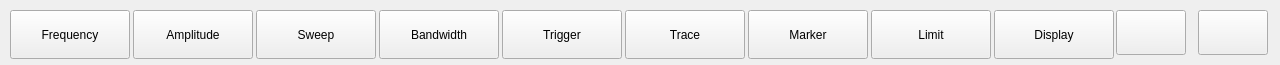
  <widget class="QWidget" name="topButtonBar" native="true">
   <property name="geometry">
    <rect>
     <x>0</x>
     <y>0</y>
     <width>1280</width>
     <height>65</height>
    </rect>
   </property>
   <property name="minimumSize">
    <size>
     <width>0</width>
     <height>0</height>
    </size>
   </property>
   <property name="maximumSize">
    <size>
     <width>16777215</width>
     <height>16777215</height>
    </size>
   </property>
   <property name="styleSheet">
    <string notr="true"/>
   </property>
   <widget class="QPushButton" name="topButton5">
    <property name="geometry">
     <rect>
      <x>502</x>
      <y>10</y>
      <width>120</width>
      <height>49</height>
     </rect>
    </property>
    <property name="focusPolicy">
     <enum>Qt::NoFocus</enum>
    </property>
    <property name="styleSheet">
     <string notr="true">#topButtonBar{
    border:1px;
    border-left-style:solid;
    border-left-color:black;
}</string>
    </property>
    <property name="text">
     <string>Trigger</string>
    </property>
    <property name="checkable">
     <bool>true</bool>
    </property>
    <property name="autoExclusive">
     <bool>false</bool>
    </property>
   </widget>
   <widget class="QPushButton" name="topButton8">
    <property name="geometry">
     <rect>
      <x>871</x>
      <y>10</y>
      <width>120</width>
      <height>49</height>
     </rect>
    </property>
    <property name="focusPolicy">
     <enum>Qt::NoFocus</enum>
    </property>
    <property name="styleSheet">
     <string notr="true">#topButtonBar{
    border:1px;
    border-left-style:solid;
    border-left-color:black;
}</string>
    </property>
    <property name="text">
     <string>Limit</string>
    </property>
    <property name="checkable">
     <bool>true</bool>
    </property>
    <property name="autoExclusive">
     <bool>false</bool>
    </property>
   </widget>
   <widget class="QPushButton" name="topButton7">
    <property name="geometry">
     <rect>
      <x>748</x>
      <y>10</y>
      <width>120</width>
      <height>49</height>
     </rect>
    </property>
    <property name="focusPolicy">
     <enum>Qt::NoFocus</enum>
    </property>
    <property name="styleSheet">
     <string notr="true">#topButtonBar{
    border:1px;
    border-left-style:solid;
    border-left-color:black;
}</string>
    </property>
    <property name="text">
     <string>Marker</string>
    </property>
    <property name="checkable">
     <bool>true</bool>
    </property>
    <property name="autoExclusive">
     <bool>false</bool>
    </property>
   </widget>
   <widget class="QPushButton" name="topButton1">
    <property name="geometry">
     <rect>
      <x>10</x>
      <y>10</y>
      <width>120</width>
      <height>49</height>
     </rect>
    </property>
    <property name="focusPolicy">
     <enum>Qt::NoFocus</enum>
    </property>
    <property name="styleSheet">
     <string notr="true"/>
    </property>
    <property name="text">
     <string>Frequency</string>
    </property>
    <property name="checkable">
     <bool>true</bool>
    </property>
    <property name="checked">
     <bool>false</bool>
    </property>
    <property name="autoExclusive">
     <bool>false</bool>
    </property>
   </widget>
   <widget class="QPushButton" name="topButton6">
    <property name="geometry">
     <rect>
      <x>625</x>
      <y>10</y>
      <width>120</width>
      <height>49</height>
     </rect>
    </property>
    <property name="focusPolicy">
     <enum>Qt::NoFocus</enum>
    </property>
    <property name="styleSheet">
     <string notr="true">#topButtonBar{
    border:1px;
    border-left-style:solid;
    border-left-color:black;
}</string>
    </property>
    <property name="text">
     <string>Trace</string>
    </property>
    <property name="checkable">
     <bool>true</bool>
    </property>
    <property name="autoExclusive">
     <bool>false</bool>
    </property>
   </widget>
   <widget class="QPushButton" name="topButton2">
    <property name="geometry">
     <rect>
      <x>133</x>
      <y>10</y>
      <width>120</width>
      <height>49</height>
     </rect>
    </property>
    <property name="focusPolicy">
     <enum>Qt::NoFocus</enum>
    </property>
    <property name="styleSheet">
     <string notr="true">#topButtonBar{
    border:1px;
    border-left-style:solid;
    border-left-color:black;
}</string>
    </property>
    <property name="text">
     <string>Amplitude</string>
    </property>
    <property name="checkable">
     <bool>true</bool>
    </property>
    <property name="autoExclusive">
     <bool>false</bool>
    </property>
   </widget>
   <widget class="QPushButton" name="topButton3">
    <property name="geometry">
     <rect>
      <x>256</x>
      <y>10</y>
      <width>120</width>
      <height>49</height>
     </rect>
    </property>
    <property name="focusPolicy">
     <enum>Qt::NoFocus</enum>
    </property>
    <property name="styleSheet">
     <string notr="true">#topButtonBar{
    border:1px;
    border-left-style:solid;
    border-left-color:black;
}</string>
    </property>
    <property name="text">
     <string>Sweep</string>
    </property>
    <property name="checkable">
     <bool>true</bool>
    </property>
    <property name="checked">
     <bool>false</bool>
    </property>
    <property name="autoExclusive">
     <bool>false</bool>
    </property>
   </widget>
   <widget class="QPushButton" name="topButton4">
    <property name="geometry">
     <rect>
      <x>379</x>
      <y>10</y>
      <width>120</width>
      <height>49</height>
     </rect>
    </property>
    <property name="focusPolicy">
     <enum>Qt::NoFocus</enum>
    </property>
    <property name="styleSheet">
     <string notr="true">#topButtonBar{
    border:1px;
    border-left-style:solid;
    border-left-color:black;
}</string>
    </property>
    <property name="text">
     <string>Bandwidth</string>
    </property>
    <property name="checkable">
     <bool>true</bool>
    </property>
    <property name="autoExclusive">
     <bool>false</bool>
    </property>
   </widget>
   <widget class="QPushButton" name="topButton10">
    <property name="geometry">
     <rect>
      <x>1116</x>
      <y>10</y>
      <width>70</width>
      <height>45</height>
     </rect>
    </property>
    <property name="focusPolicy">
     <enum>Qt::NoFocus</enum>
    </property>
    <property name="text">
     <string/>
    </property>
    <property name="checkable">
     <bool>true</bool>
    </property>
   </widget>
   <widget class="QPushButton" name="topButton11">
    <property name="geometry">
     <rect>
      <x>1198</x>
      <y>10</y>
      <width>70</width>
      <height>45</height>
     </rect>
    </property>
    <property name="focusPolicy">
     <enum>Qt::NoFocus</enum>
    </property>
    <property name="text">
     <string/>
    </property>
    <property name="checkable">
     <bool>true</bool>
    </property>
   </widget>
   <widget class="QPushButton" name="topButton9">
    <property name="geometry">
     <rect>
      <x>994</x>
      <y>10</y>
      <width>120</width>
      <height>49</height>
     </rect>
    </property>
    <property name="focusPolicy">
     <enum>Qt::NoFocus</enum>
    </property>
    <property name="styleSheet">
     <string notr="true">#topButtonBar{
    border:1px;
    border-left-style:solid;
    border-left-color:black;
}</string>
    </property>
    <property name="text">
     <string>Display</string>
    </property>
    <property name="checkable">
     <bool>true</bool>
    </property>
    <property name="autoExclusive">
     <bool>false</bool>
    </property>
   </widget>
  </widget>
